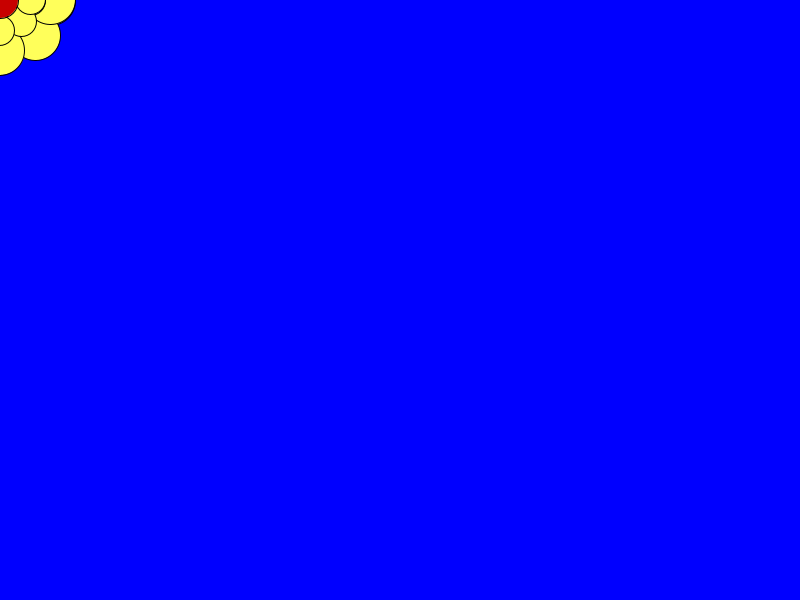
Frame 1 (no input)
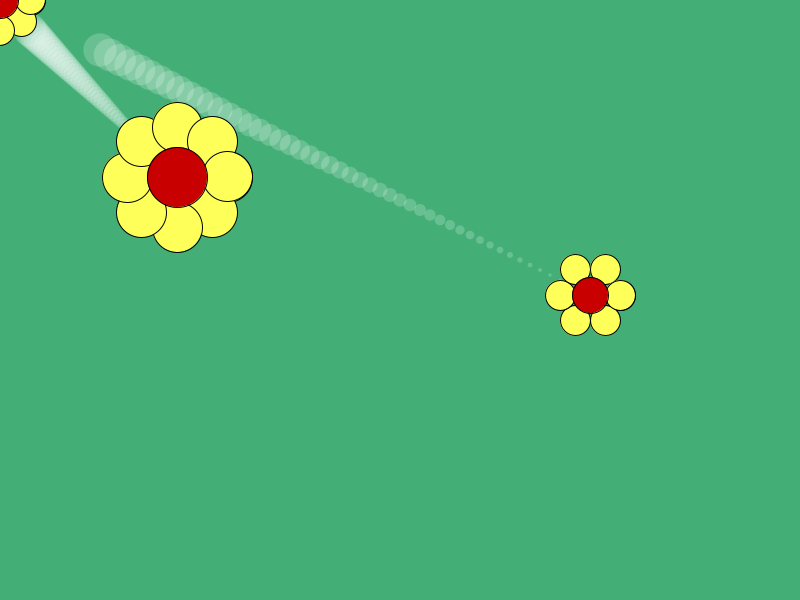
Frame 60 (the mouse pressed at the canvas centre just before this capture)
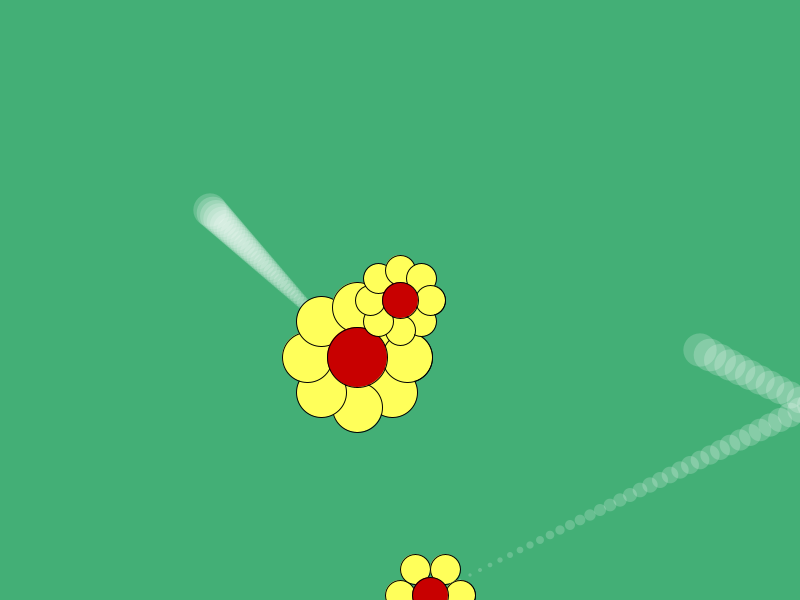
Frame 120 (the mouse held since frame 60 and released just before this capture)

The Processing sketch that drew these frames (run headless with seeded random() and noise(); from frame 60 on, the mouse is pressed at the canvas centre):

// Processing sketch: Bouncing_Flower_Class
// ── Bouncing_Flower_Class.pde
//Flower f1;
//Flower f2;
float speedX;
float speedY;
float size0;
float size1;
int petals;

Flower[] flowers = new Flower[3];

void setup() {
  size(800,600);
  stroke(1);
  /*f1 = new Flower(30,6); old non array code
  f2 = new Flower(50,speedX,speedY);*/
  size0 =30;
  size1 = 50;
  speedX=3;
  speedY=3;
  petals=6;
  flowers[0] = new Flower(size0,petals);
  flowers[1] = new Flower(size1,speedX,speedY);
  flowers[2] = new Flower();
  
}

void draw(){
   background(#43AF76);
stroke(1);
if(flowers[0].overlaps(flowers[1])){
background (0,0,255);
}

flowers[0].display();
flowers[1].display();
flowers[2].displayMouseFlower();

} 

// ── Flower.pde
//Trail functionality taken from processing turtorials

class Flower {
  float r;//radius of flower
  float petalX; 
  float petalY;
  float x; //flower center x
  float y; //flower center y
  float petal=0;//number of petals
  float xSpeed;//flower moving speed x
  float ySpeed;//flower moving speed y

int num = 50;//max length of trail
float[] trailX = new float[num];
float[] trailY = new float[num];
int indexPosition = 0;

  Flower(
    float tempR, /*define size of flower*/ 
    float tempSpeedX, /*define speed on x axis*/ 
    float tempSpeedY /*define speed on y axis*/) {
    x = 0;
    y = 0;
    r = tempR;
    petal = 8;
    xSpeed=tempSpeedX;
    ySpeed=tempSpeedY;
  }

  Flower(
    float tempR, /*define size of flower*/ 
    float tempP /*define number of petals*/
    ) {
    x = 0;
    y = 0;
    r = tempR;
    petal = tempP;
    xSpeed=10;
    ySpeed=5;
  }

  Flower( //Flower that follows mouse
    ) {
    r = 30;
    petal = 8;
  }

  void display() {
     
      trailX[indexPosition] = x;//so that the trail follows the flowers x position
      trailY[indexPosition] = y;//so that the trail follows the flowers y position
  // Cycle between 0 and the number of elements
  indexPosition = (indexPosition + 1) % num;
  for (int i = 0; i < num; i++) {
    // Set the array position to read
    int pos = (indexPosition + i) % num;
    float trailRadius = (num-i) / 1.5;
    noStroke(); //WILL make all objects with noStroke if not defined in other displays
    fill(255, 50);
    ellipse(trailX[pos], trailY[pos], trailRadius, trailRadius);
  }
    stroke(1);
    fill(255, 255, 90);    
    for (float i=0; i<PI*2; i+=2*PI/petal) { //flower petals surrounding flower
      petalX=r*cos(i);
      petalY=r*sin(i);
      ellipse(x+petalX, y+petalY, r, r);
    }
    //flower center
    fill(200, 0, 0);
    ellipse(x, y, r*1.2, r*1.2);

  //bounce functionality
    x = x+xSpeed; 
    if (x>width || x<0) {
      xSpeed = xSpeed* -1;
    }
    y = y+ySpeed;
    if (y>height || y<0) {
      ySpeed = ySpeed* -1;
    }
    
    
}

void displayMouseFlower(){ //special flower that doesn't bounce but instead follows mouse
      stroke(1);
      fill(255, 255, 90);
    for (float i=0; i<PI*2; i+=2*PI/petal) { //flower petals surrounding flower
      petalX=r*cos(i);
      petalY=r*sin(i);
      ellipse(mouseX+petalX, mouseY+petalY, r, r);
    }
    //flower center
    fill(200, 0, 0);
    ellipse(mouseX, mouseY, r*1.2, r*1.2);
}

  boolean overlaps(Flower OtherFlower) {
    if (dist (x, y, OtherFlower.x, OtherFlower.y)<(2.2*r+OtherFlower.r))
    {
      return true;
    } else
    {  
      return false;
    }
  }
  
}
